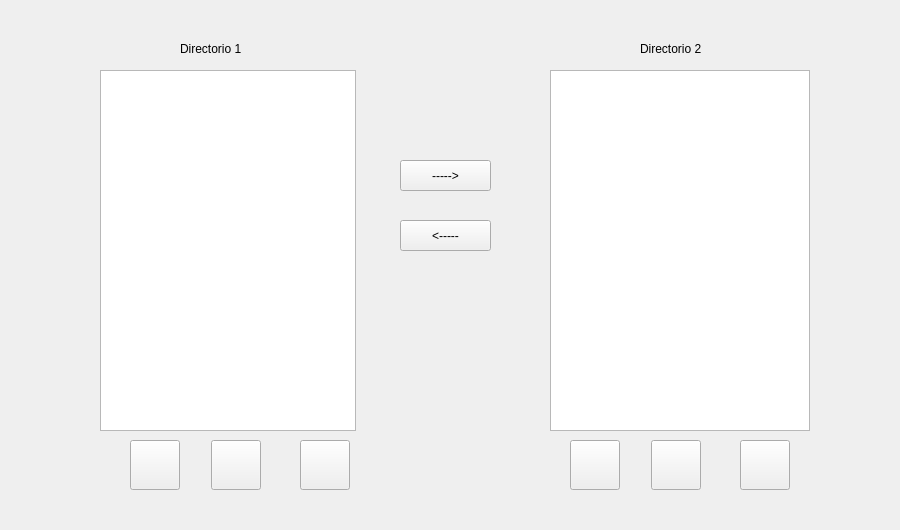
<?xml version="1.0" encoding="UTF-8"?>
<ui version="4.0">
 <class>Form</class>
 <widget class="QWidget" name="Form">
  <property name="geometry">
   <rect>
    <x>0</x>
    <y>0</y>
    <width>900</width>
    <height>530</height>
   </rect>
  </property>
  <property name="sizePolicy">
   <sizepolicy hsizetype="Expanding" vsizetype="Expanding">
    <horstretch>1</horstretch>
    <verstretch>0</verstretch>
   </sizepolicy>
  </property>
  <property name="minimumSize">
   <size>
    <width>900</width>
    <height>530</height>
   </size>
  </property>
  <property name="maximumSize">
   <size>
    <width>900</width>
    <height>530</height>
   </size>
  </property>
  <property name="windowTitle">
   <string>Directorios</string>
  </property>
  <property name="layoutDirection">
   <enum>Qt::LeftToRight</enum>
  </property>
  <widget class="QListWidget" name="Explorer1">
   <property name="geometry">
    <rect>
     <x>100</x>
     <y>70</y>
     <width>256</width>
     <height>361</height>
    </rect>
   </property>
   <property name="selectionMode">
    <enum>QAbstractItemView::ExtendedSelection</enum>
   </property>
  </widget>
  <widget class="QListWidget" name="Explorer2">
   <property name="geometry">
    <rect>
     <x>550</x>
     <y>70</y>
     <width>260</width>
     <height>361</height>
    </rect>
   </property>
   <property name="selectionMode">
    <enum>QAbstractItemView::ExtendedSelection</enum>
   </property>
  </widget>
  <widget class="QPushButton" name="NDir1">
   <property name="geometry">
    <rect>
     <x>211</x>
     <y>440</y>
     <width>50</width>
     <height>50</height>
    </rect>
   </property>
   <property name="toolTip">
    <string>Nueva Carpeta</string>
   </property>
   <property name="text">
    <string/>
   </property>
   <property name="icon">
    <iconset>
     <normaloff>newFolder.ico</normaloff>newFolder.ico</iconset>
   </property>
   <property name="iconSize">
    <size>
     <width>20</width>
     <height>20</height>
    </size>
   </property>
  </widget>
  <widget class="QPushButton" name="NDir2">
   <property name="geometry">
    <rect>
     <x>651</x>
     <y>440</y>
     <width>50</width>
     <height>50</height>
    </rect>
   </property>
   <property name="toolTip">
    <string>Nueva Carpeta</string>
   </property>
   <property name="text">
    <string/>
   </property>
   <property name="icon">
    <iconset>
     <normaloff>newFolder.ico</normaloff>newFolder.ico</iconset>
   </property>
   <property name="iconSize">
    <size>
     <width>20</width>
     <height>20</height>
    </size>
   </property>
  </widget>
  <widget class="QPushButton" name="NFile2">
   <property name="geometry">
    <rect>
     <x>570</x>
     <y>440</y>
     <width>50</width>
     <height>50</height>
    </rect>
   </property>
   <property name="toolTip">
    <string>Nuevo Archivo</string>
   </property>
   <property name="text">
    <string/>
   </property>
   <property name="icon">
    <iconset>
     <normaloff>newFile.ico</normaloff>newFile.ico</iconset>
   </property>
   <property name="iconSize">
    <size>
     <width>20</width>
     <height>20</height>
    </size>
   </property>
  </widget>
  <widget class="QPushButton" name="Delete2">
   <property name="geometry">
    <rect>
     <x>740</x>
     <y>440</y>
     <width>50</width>
     <height>50</height>
    </rect>
   </property>
   <property name="toolTip">
    <string>Eliminar</string>
   </property>
   <property name="text">
    <string/>
   </property>
   <property name="icon">
    <iconset>
     <normaloff>trash.ico</normaloff>trash.ico</iconset>
   </property>
   <property name="iconSize">
    <size>
     <width>20</width>
     <height>20</height>
    </size>
   </property>
  </widget>
  <widget class="QPushButton" name="LeftToRigth">
   <property name="geometry">
    <rect>
     <x>400</x>
     <y>160</y>
     <width>91</width>
     <height>31</height>
    </rect>
   </property>
   <property name="text">
    <string>-----&gt;</string>
   </property>
  </widget>
  <widget class="QPushButton" name="RigthToLeft">
   <property name="geometry">
    <rect>
     <x>400</x>
     <y>220</y>
     <width>91</width>
     <height>31</height>
    </rect>
   </property>
   <property name="text">
    <string>&lt;-----</string>
   </property>
  </widget>
  <widget class="QPushButton" name="NFile1">
   <property name="geometry">
    <rect>
     <x>130</x>
     <y>440</y>
     <width>50</width>
     <height>50</height>
    </rect>
   </property>
   <property name="toolTip">
    <string>Nuevo Archivo</string>
   </property>
   <property name="text">
    <string/>
   </property>
   <property name="icon">
    <iconset>
     <normaloff>newFile.ico</normaloff>newFile.ico</iconset>
   </property>
   <property name="iconSize">
    <size>
     <width>20</width>
     <height>20</height>
    </size>
   </property>
  </widget>
  <widget class="QPushButton" name="Delete1">
   <property name="geometry">
    <rect>
     <x>300</x>
     <y>440</y>
     <width>50</width>
     <height>50</height>
    </rect>
   </property>
   <property name="toolTip">
    <string>Eliminar</string>
   </property>
   <property name="text">
    <string/>
   </property>
   <property name="icon">
    <iconset>
     <normaloff>trash.ico</normaloff>trash.ico</iconset>
   </property>
   <property name="iconSize">
    <size>
     <width>20</width>
     <height>20</height>
    </size>
   </property>
  </widget>
  <widget class="QLabel" name="label1">
   <property name="geometry">
    <rect>
     <x>180</x>
     <y>40</y>
     <width>81</width>
     <height>17</height>
    </rect>
   </property>
   <property name="text">
    <string>Directorio 1</string>
   </property>
  </widget>
  <widget class="QLabel" name="label2">
   <property name="geometry">
    <rect>
     <x>640</x>
     <y>40</y>
     <width>81</width>
     <height>17</height>
    </rect>
   </property>
   <property name="text">
    <string>Directorio 2</string>
   </property>
  </widget>
 </widget>
 <resources/>
 <connections/>
</ui>
